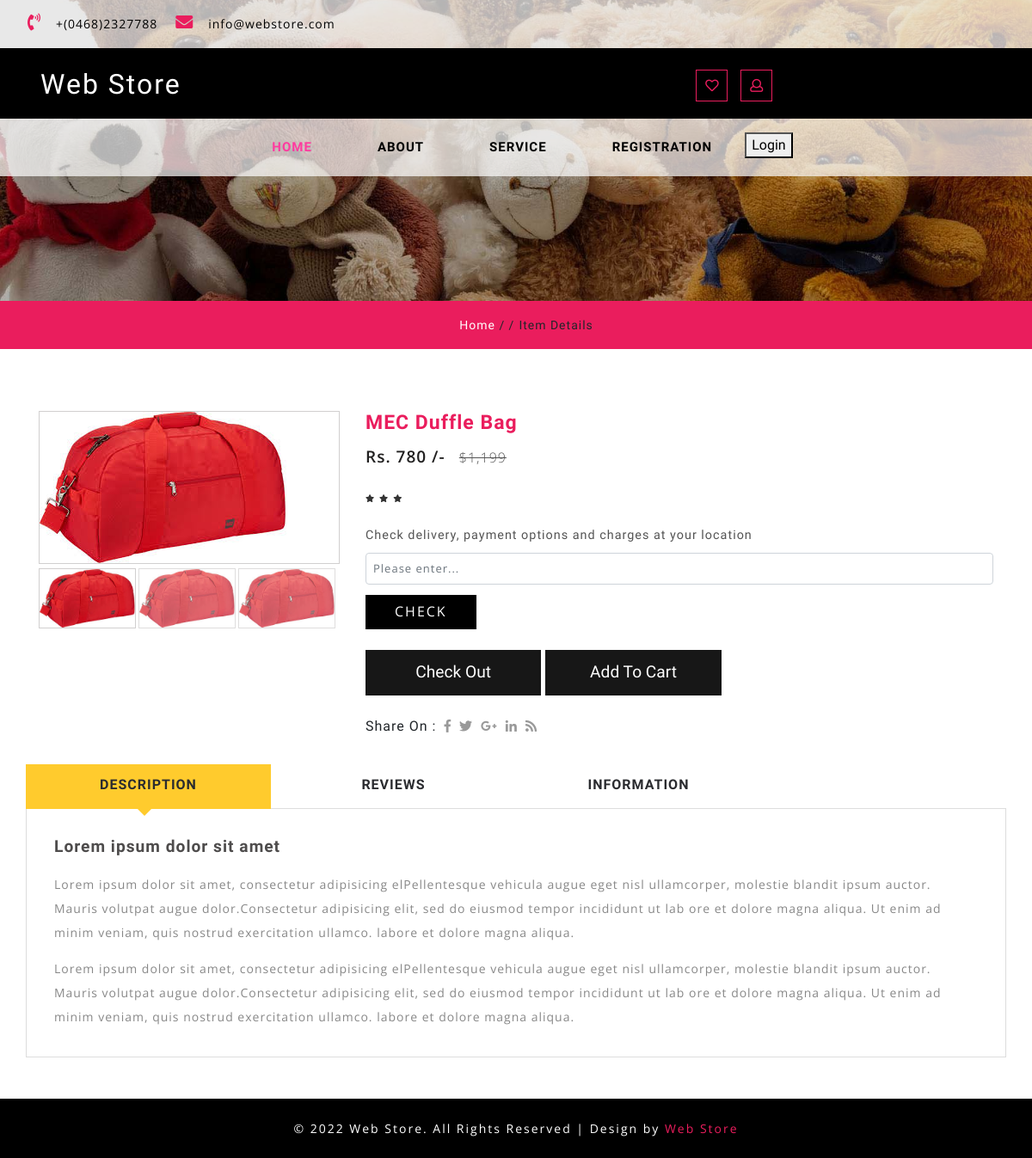
Page /single.php?id=8 on the committed database.
### tables this page shows
CREATE TABLE IF NOT EXISTS `items` (
  `Id` int(11) NOT NULL AUTO_INCREMENT,
  `Category` varchar(100) NOT NULL,
  `Shop` text NOT NULL,
  `Name` varchar(100) NOT NULL,
  `Details` text NOT NULL,
  `Price` varchar(100) NOT NULL,
  `Quantity` varchar(500) NOT NULL,
  `Image` varchar(100) NOT NULL,
  `Type` varchar(100) NOT NULL,
  `Email` varchar(100) NOT NULL,
  PRIMARY KEY (`Id`)
);

### single.php (the view, shortened to what this page needs)
<?php
include './db.php';
$id=$_GET['id'];
                      $qv2=  mysqli_query($con,"select *from items where Id='$id' order by Id desc");
                     $r22=  mysqli_fetch_array($qv2);
?>
<!DOCTYPE html>
<html lang="zxx">
   <head>
      <link href="css/bootstrap.min.css" rel="stylesheet" type="text/css" media="all">
      <link href="css/fontawesome-all.min.css" rel="stylesheet" type="text/css" media="all">
      <link rel="stylesheet" href="css/shop.css" type="text/css" />
      <link rel="stylesheet" type="text/css" href="css/jquery-ui1.css">
      <link href="css/easy-responsive-tabs.css" rel='stylesheet' type='text/css' />
      <link rel="stylesheet" href="css/flexslider.css" type="text/css" media="screen" />
      <link href="css/style.css" rel='stylesheet' type='text/css' media="all">
   </head>
   <body>
     <?php
include './includes/header.php';
    ?>
      <div class="inner_page-banner one-img">
      </div>
      <div class="using-border py-3">
         <div class="inner_breadcrumb  ml-4">
            <ul class="short_ls">
               <li>
                  <a href="index.php">Home</a>
                  <span>/ /</span>
               </li>
               <li>Item Details</li>
            </ul>
         </div>
      </div>
      <section class="banner-bottom py-lg-5 py-3">
         <div class="container">
            <div class="inner-sec-shop pt-lg-4 pt-3">
               <div class="row">
                  <div class="col-lg-4 single-right-left ">
                     <div class="grid images_3_of_2">
                        <div class="flexslider1">
                           <ul class="slides">
                              <li data-thumb="admin/<?php echo $r22['Image'];?>">
                                 <div class="thumb-image"> <img src="admin/<?php echo $r22['Image'];?>" data-imagezoom="true" class="img-fluid" alt=" "> </div>
                              </li>
                           </ul>
                        </div>
                     </div>
                  </div>
                  <div class="col-lg-8 single-right-left simpleCart_shelfItem">
                     <h3><?php echo $r22['Name'];?></h3>
                     <p><span class="item_price">Rs. <?php echo $r22['Price'];?> /-</span>
                        <del>$1,199</del>
                     </p>
                     <div class="rating1">
                        <ul class="stars">
                           <li><a href="#"><i class="fa fa-star" aria-hidden="true"></i></a></li>
                           <li><a href="#"><i class="fa fa-star" aria-hidden="true"></i></a></li>
                           <li><a href="#"><i class="fa fa-star" aria-hidden="true"></i></a></li>
                        </ul>
                     </div>
                     <div class="description">
                        <h5>Check delivery, payment options and charges at your location</h5>
                        <form action="#" method="post">
                           <input class="form-control" type="text" name="Email" placeholder="Please enter..." >
                           <input type="submit" value="Check">
                        </form><br/>
                         <a href="checkout.php?id=<?php echo $r22['Id'];?>">     <button type="submit" class="toys-cart ptoys-cart add" >Check Out</button></a>
                         <a href="addcart.php?id=<?php echo $r22['Id'];?>&price=<?php echo $r22['Price'];?>&e=<?php echo $e;?>">     <button type="submit" class="toys-cart ptoys-cart add" >Add To Cart</button></a>
                     </div>
                     <ul class="footer-social text-left mt-lg-4 mt-3">
                        <li>Share On : </li>
                        <li class="mx-1">
                           <a href="#">
                           <span class="fab fa-facebook-f"></span>
                           </a>
                        </li>
                        <li class="">
                           <a href="#">
                           <span class="fab fa-twitter"></span>
                           </a>
                        </li>
                        <li class="mx-1">
                           <a href="#">
                           <span class="fab fa-google-plus-g"></span>
                           </a>
                        </li>
                        <li class="">
                           <a href="#">
                           <span class="fab fa-linkedin-in"></span>
                           </a>
                        </li>
                        <li class="mx-1">
                           <a href="#">
                           <span class="fas fa-rss"></span>
                           </a>
                        </li>
                     </ul>
                  </div>
                  <div class="responsive_tabs">
                     <div id="horizontalTab">
                        <ul class="resp-tabs-list">
                           <li>Description</li>
                           <li>Reviews</li>
                           <li>Information</li>
                        </ul>
                        <div class="resp-tabs-container">
                           <div class="tab1">
                              <div class="single_page">
                                 <h6>Lorem ipsum dolor sit amet</h6>
                                 <p>Lorem ipsum dolor sit amet, consectetur adipisicing elPellentesque vehicula augue eget nisl ullamcorper, molestie
                                    blandit ipsum auctor. Mauris volutpat augue dolor.Consectetur adipisicing elit, sed do eiusmod tempor incididunt
                                    ut lab ore et dolore magna aliqua. Ut enim ad minim veniam, quis nostrud exercitation ullamco. labore et dolore
                                    magna aliqua.
                                 </p>
                                 <p class="para">Lorem ipsum dolor sit amet, consectetur adipisicing elPellentesque vehicula augue eget nisl ullamcorper, molestie
                                    blandit ipsum auctor. Mauris volutpat augue dolor.Consectetur adipisicing elit, sed do eiusmod tempor incididunt
                                    ut lab ore et dolore magna aliqua. Ut enim ad minim veniam, quis nostrud exercitation ullamco. labore et dolore
                                    magna aliqua.
                                 </p>
                              </div>
                           </div>
                        </div>
                     </div>
                  </div>
               </div>
            </div>
         </div>
      </section>
    <?php
    include './includes/footer.php';
      ?>
   </body>
</html>

### css/shop.css (style rules this page uses)
.toys-cart { font-size: 1em; color: #fff; margin: 0; text-decoration: none; text-transform: capitalize; border: none; background: none; outline: none; -webkit-transition: .5s all; -moz-transition: .5s all; transition: .5s all; padding:5px 7px; }
ul.stars i { font-size: 9px; }
ul.stars li { list-style:none; display:inline-block; }
ul.stars li a { color:#333; }
span.item_price { font-size: 18px; color: #d60404; }
button.toys-cart { font-size: 1.2em; color: #fff; border:none; text-align: center; border-left:none!important; background: none; background: #171717; width:20%; padding:12px 0px }
.single-right-left h3 { text-transform: capitalize; font-size: 23px; color:#ea1d5d; margin: 0; letter-spacing: 1px; font-weight: 600; }
.single-right-left p { color: #000; font-size: 20px; margin: .5em 0 1em; }
.single-right-left del { color: #555; margin-left: 10px; font-weight: 300; font-size: 0.8em; }
.description { margin:1.5em 0; }
.description h5 { color: #545454; font-size: 0.9em; margin-bottom:12px; letter-spacing: 1px; }
.description input[type="text"] { padding:8px 8px; color:#ccc; font-size:13px; width:100%; outline:none; letter-spacing:1px; }
.description input[type="submit"] { color: #fff; font-size: 16px; background: #000000; border: none; outline: none; margin-top:12px; padding: 7px 34px 9px; letter-spacing: 2px; text-transform: uppercase; }
.single_page h6 { font-size: 1.2em; font-weight: 700; letter-spacing: 1px; color: #4e4c4c; margin-bottom: 1em; }
.single_page p { line-height: 2em; color: #888; font-size: 14px; }
p.para { margin-top: 1em; }
span.item_price { font-size: 19px; color: #212020; font-weight: 600; }
.responsive_tabs { margin-top: 2em; }
@media (max-width:1280px) { button.toys-cart { width: 28%; } }

### css/easy-responsive-tabs.css (style rules this page uses)
body { margin: 0px; padding: 0px; }
ul.resp-tabs-list, p { margin: 0px; padding: 0px; }
.resp-tabs-list li { display: inline-block; padding: 12px 20px; margin: 0; list-style: none; cursor: pointer; float: left; color: #2A2B2F; width: 25%; text-align: center; font-size: 1em; font-weight: 700; letter-spacing: 1px; text-transform: uppercase; }
.resp-tabs-container { padding: 2em; clear: left; border: 1px solid #ddd; }
.resp-tab-content { display: none; }
.resp-tab-active { border-bottom: 4px solid #ffcb2d; margin-bottom: -1px !important; position:relative; background:#ffcb2d; }
.resp-tab-active:before { content: ''; position: absolute; width: 0; height: 0; border-top: 10px solid #ffcb2d; border-left: 10px solid rgba(69, 42, 21, 0); border-right: 10px solid rgba(199, 57, 57, 0); left: 45%; top: 103%; transition: 0.5s all; -webkit-transition: 0.5s all; -o-transition: 0.5s all; -moz-transition: 0.5s all; -ms-transition: 0.5s all; }
.resp-tab-active { background-color:#ffcb2d; }
.resp-tab-content-active { display: block; }

### css/flexslider.css (style rules this page uses)
.slides, .slides > li, .flex-control-nav, .flex-direction-nav { margin: 0; padding: 0; list-style: none; }

### rows in the picture
items: Image (picture), Name "MEC Duffle Bag", Price "780"
